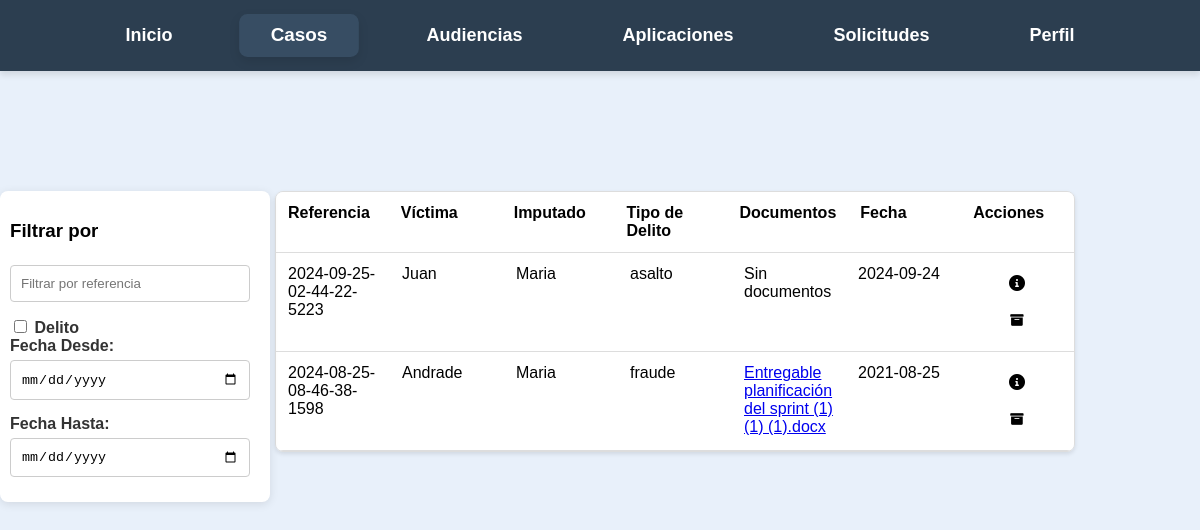
Screenshot of /Casos/Buscar_Casos.php (signed in) with the database file from the repository.
### tables this page shows
CREATE TABLE `casos` (
  `id` int(11) NOT NULL,
  `referencia` varchar(255) DEFAULT NULL,
  `victima` varchar(255) DEFAULT NULL,
  `imputado` varchar(255) DEFAULT NULL,
  `tipo_delito` varchar(255) DEFAULT NULL,
  `documento` varchar(255) DEFAULT NULL,
  `fecha_creacion` date NOT NULL DEFAULT current_timestamp(),
  `estado` varchar(10) DEFAULT 'activo'
);

### Casos/Buscar_Casos.php (the view, shortened to what this page needs)
<?php
$servername = "localhost";
$username = "root";
$password = "";
$dbname = "legalcc";
$conn = new mysqli($servername, $username, $password, $dbname);
$user_id = $_SESSION['user_id'];
$sql = "SELECT tipo FROM usuarios WHERE id = ?";
$stmt = $conn->prepare($sql);
$stmt->bind_param("i", $user_id);
$stmt->execute();
$stmt->bind_result($tipo_usuario);
?>
<?php
$servername = "localhost";
$username = "root";
$password = "";
$database = "legalcc";
$conn = new mysqli($servername, $username, $password, $database);
$sql = "SELECT casos.*, GROUP_CONCAT(documentos.nombre_archivo) AS archivos_documento
        FROM casos
        LEFT JOIN documentos ON casos.referencia = documentos.caso_referencia
        GROUP BY casos.id";
$result = $conn->query($sql);
?>
<!DOCTYPE html>
<html lang="en">
<head>
      <link rel="stylesheet" href="https://cdnjs.cloudflare.com/ajax/libs/font-awesome/6.0.0-beta3/css/all.min.css">
</head>
<body>
<nav>
        <ul>
            <li><a href="/Pagina_principal.php" >Inicio</a></li>
            <li>
                <a href="/Casos/Buscar_Casos.php" class="active">Casos</a>
            </li>
            <li><a href="/Audiencias/Buscar_Audiencias.php">Audiencias</a></li>
            <li><a href="apps.php">Aplicaciones</a></li>
            <?php if ($tipo_usuario === 'juez'): ?>
            <li><a href="/Audiencias/ver_solicitudes.php">Solicitudes</a></li>
            <?php endif; ?>
            <li>
                <a href="/formularios/Perfil.php">Perfil</a>
            </li>
        </ul>
    </nav>
  <div class="container">
    <div class="filter-container">
    <h3>Filtrar por</h3>
    <input type="text" id="inputReferencia" placeholder="Filtrar por referencia" onkeyup="filtrarDatos()">
    <div>
        <label><input type="checkbox" id="checkboxDelito" onclick="toggleDelitoOptions()"> Delito</label>
    </div>
    <label for="inputFechaInicio">Fecha Desde:</label>
    <input type="date" id="inputFechaInicio" onchange="filtrarDatos()">
    <label for="inputFechaFin">Fecha Hasta:</label>
    <input type="date" id="inputFechaFin" onchange="filtrarDatos()">
</div>
<div class="table-container">
    <div class="custom-table" id="casosTabla">
        <div class="table-header">
            <div class="table-cell">Referencia</div>
            <div class="table-cell">Víctima</div>
            <div class="table-cell">Imputado</div>
            <div class="table-cell">Tipo de Delito</div>
            <div class="table-cell">Documentos</div>
            <div class="table-cell">Fecha</div>
            <div class="table-cell">Acciones</div>
        </div>
        <?php
        if ($result->num_rows > 0) {
            while($row = $result->fetch_assoc()) {
                echo "<div class='table-row'>";
                echo "<div class='table-cell referencia'>" . $row["referencia"] . "</div>";
                echo "<div class='table-cell'>" . $row["victima"] . "</div>";
                echo "<div class='table-cell'>" . $row["imputado"] . "</div>";
                echo "<div class='table-cell tipo-delito'>" . $row["tipo_delito"] . "</div>";
                echo "<div class='table-cell'>";
                if (!empty($row["archivos_documento"])) {
                    $archivos_documento = explode(",", $row["archivos_documento"]);
                    foreach ($archivos_documento as $archivo) {
                        echo "<a href='documentos/" . $archivo . "' target='_blank'>" . $archivo . "</a><br>";
                    }
                } else {
                    echo "Sin documentos";
                }
                echo "</div>";
                echo "<div class='table-cell fecha'>" . $row["fecha_creacion"] . "</div>";
                echo "<div class='table-cell'>";
                echo "<center>
                        <a class='edit-button' href='ver_detalle_caso.php?referencia=" . $row['referencia'] . "'>
                            <i class='fas fa-info-circle'></i>
                            <span class='tooltiptext'>Detalles de Caso</span>
                        </a>
                      </center>";
                echo "<center>";
                echo "<button class='archive-button' onclick=\"archivarCaso('" . $row['referencia'] . "')\">
                        <i class='fas fa-archive'></i>
                        <span class='tooltiptext2'>Archivar caso</span>
                      </button>";
                echo "</center>";
                echo "</div>";
                echo "</div>";
            }
        } else {
            echo "<div class='no-data' colspan='6'>No hay casos registrados.</div>";
        }
        ?>
    </div>
</div>
</body>
</html>

### Casos/Buscar_Casos.php (style rules this page uses)
body { font-family: 'Bahnschrift', sans-serif; background-color: #e8f0fa; margin: 0; padding: 0; display: flex; flex-direction: column; height: 100vh; }
nav { background-color: #2c3e50; padding: 15px 0; box-shadow: 0 4px 6px rgba(0, 0, 0, 0.1); }
ul { list-style-type: none; margin: 0; padding: 0; display: flex; justify-content: center; gap: 40px; }
ul li { position: relative; }
ul li a { text-decoration: none; color: white; font-size: 18px; font-weight: bold; padding: 10px 30px; display: block; transition: background-color 0.3s ease, transform 0.2s ease; border-radius: 8px; }
.active { background-color:#374D63; transform: scale(1.05); box-shadow: 0 4px 10px rgba(0, 0, 0, 0.1); }
.table-container { margin: 0 auto; max-width: 800px; height: 400px; margin-left: 150px; margin-top: 10px; overflow-y: automa 0; margin-top: 35px; margin-top: 120px; }
.custom-table { display: flex; flex-direction: column; border: 1px solid #ddd; border-radius: 8px; overflow: hidden; box-shadow: 0 2px 4px rgba(0, 0, 0, 0.1); }
.table-header, .table-row { display: flex; }
.table-cell { flex: 1; padding: 12px; border-bottom: 1px solid #ddd; background-color: #ffffff; }
.table-header { font-weight: bold; background-color: #f2f2f2; }
.container { margin: 0 auto; }
.edit-button { display: inline-block; background-color: white; color: black; padding: 10px 20px; text-decoration: none; border: none; border-radius: 5px; cursor: pointer; font-family: Bahnschrift; position: relative; display: inline-block; }
.archive-button { display: inline-block; background-color: white; color: black; padding: 10px 20px; text-decoration: none; border: none; border-radius: 5px; cursor: pointer; font-family: Bahnschrift; position: relative; display: inline-block; }
.filter-container { width: 250px; padding: 10px; background-color: #ffffff; border-radius: 8px; box-shadow: 0 2px 10px rgba(0, 0, 0, 0.1); position: fixed; margin-top: 35px; left: 0px; height: auto; margin-top: 120px; }
label { font-size: 16px; font-weight: bold; color: #333; }
input[type="text"], input[type="date"] { width: calc(100% - 10px); padding: 10px; margin-top: 5px; margin-bottom: 15px; border: 1px solid #ccc; border-radius: 4px; box-sizing: border-box; transition: border-color 0.3s; }

### rows the page displays
casos: referencia "2024-08-25-08-46-38-1598", victima "Andrade", imputado "Maria", tipo_delito "fraude", archivo "Entregable planificación del sprint (1) (1) (1).docx", fecha_creacion "2021-08-25"
casos: referencia "2024-09-25-02-44-22-5223", victima "Juan", imputado "Maria", tipo_delito "asalto", shows "Sin documentos", fecha_creacion "2024-09-24"
